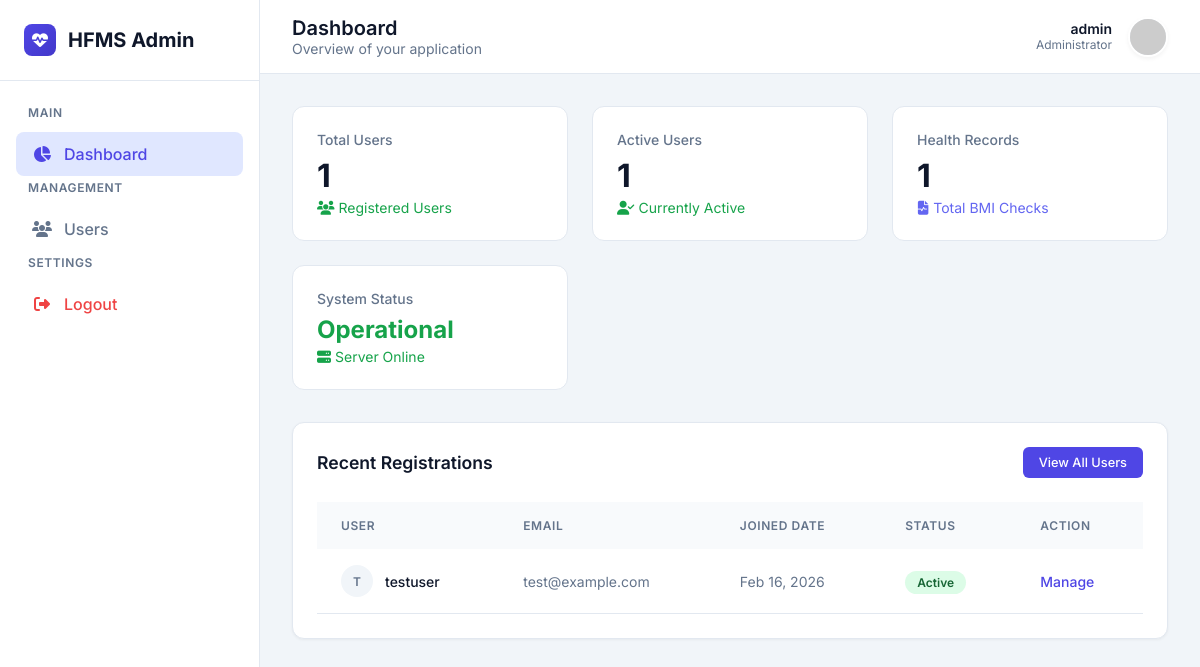
/admin/index.php (signed in), run on the app's committed database.
### tables this page shows
CREATE TABLE user_profiles (
    profile_id INT AUTO_INCREMENT PRIMARY KEY,
    user_id INT NOT NULL UNIQUE,
    full_name VARCHAR(100) NOT NULL,
    date_of_birth DATE,
    age INT,
    gender ENUM('male', 'female', 'other') NOT NULL,
    height_cm DECIMAL(5,2) NOT NULL COMMENT 'Height in centimeters',
    weight_kg DECIMAL(5,2) NOT NULL COMMENT 'Weight in kilograms',
    activity_level ENUM('sedentary', 'light', 'moderate', 'active', 'very_active') DEFAULT 'moderate',
    health_goal ENUM('lose_weight', 'gain_weight', 'maintain', 'build_muscle', 'improve_fitness') DEFAULT 'maintain',
    medical_conditions TEXT,
    profile_image VARCHAR(255) DEFAULT 'default.png',
    created_at TIMESTAMP DEFAULT CURRENT_TIMESTAMP,
    updated_at TIMESTAMP DEFAULT CURRENT_TIMESTAMP ON UPDATE CURRENT_TIMESTAMP,
    
    FOREIGN KEY (user_id) REFERENCES users(user_id) ON DELETE CASCADE,
    INDEX idx_user_id (user_id)
);

CREATE TABLE users (
    user_id INT AUTO_INCREMENT PRIMARY KEY,
    username VARCHAR(50) NOT NULL UNIQUE,
    email VARCHAR(100) NOT NULL UNIQUE,
    password VARCHAR(255) NOT NULL,
    role ENUM('user', 'admin') DEFAULT 'user',
    is_active TINYINT(1) DEFAULT 1,
    created_at TIMESTAMP DEFAULT CURRENT_TIMESTAMP,
    updated_at TIMESTAMP DEFAULT CURRENT_TIMESTAMP ON UPDATE CURRENT_TIMESTAMP,
    
    INDEX idx_email (email),
    INDEX idx_username (username)
);

### config/database.php (called while the page is built, shortened)
<?php
class Database {
    private static $instance = null;
    private $connection;
    private function __construct() {
        try {
            $dsn = "mysql:host=" . DB_HOST . ";dbname=" . DB_NAME . ";charset=" . DB_CHARSET;
            $options = [
                PDO::ATTR_ERRMODE => PDO::ERRMODE_EXCEPTION,
                PDO::ATTR_DEFAULT_FETCH_MODE => PDO::FETCH_ASSOC,
                PDO::ATTR_EMULATE_PREPARES => false,
                PDO::MYSQL_ATTR_INIT_COMMAND => "SET NAMES " . DB_CHARSET
            ];
            $this->connection = new PDO($dsn, DB_USER, DB_PASS, $options);
        } catch (PDOException $e) {
            error_log("Database Connection Error: " . $e->getMessage());
            die("Database connection failed. Please try again later.");
        }
    }
    public static function getInstance() {
        if (self::$instance === null) {
            self::$instance = new self();
        }
        return self::$instance;
    }
    public function getConnection() {
        return $this->connection;
    }
}
function getDBConnection() {
    return Database::getInstance()->getConnection();
}
?>

### includes/User.php (called while the page is built, shortened)
<?php
class User
{
    private $db;
    public function __construct()
    {
        $this->db = getDBConnection();
    }
    public function getUserById($userId)
    {
        try {
            $stmt = $this->db->prepare("
                SELECT u.user_id, u.username, u.email, u.created_at,
                       p.profile_id, p.full_name, p.date_of_birth, p.age,
                       p.gender, p.height_cm, p.weight_kg, p.activity_level,
                       p.health_goal, p.medical_conditions, p.profile_image
                FROM users u
                LEFT JOIN user_profiles p ON u.user_id = p.user_id
                WHERE u.user_id = ?
            ");
            $stmt->execute([$userId]);
            return $stmt->fetch();
        } catch (PDOException $e) {
            error_log("Get User Error: " . $e->getMessage());
            return null;
        }
    }
}
?>

### admin/index.php (the view)
<?php
$pageTitle = 'Dashboard';
require_once 'includes/header.php';
$db = getDBConnection();
$stmt = $db->query("SELECT COUNT(*) FROM users WHERE role = 'user'");
$totalUsers = $stmt->fetchColumn();
$stmt = $db->query("SELECT COUNT(*) FROM users WHERE role = 'user' AND is_active = 1");
$activeUsers = $stmt->fetchColumn();
$stmt = $db->query("SELECT COUNT(*) FROM bmi_records");
$totalReports = $stmt->fetchColumn();
$stmt = $db->query("SELECT * FROM users WHERE role = 'user' ORDER BY created_at DESC LIMIT 5");
$recentUsers = $stmt->fetchAll();
?>
<div class="stats-grid">
    <div class="stat-card">
        <div class="stat-label">Total Users</div>
        <div class="stat-value"><?= number_format($totalUsers) ?></div>
        <div class="stat-trend">
            <i class="fas fa-users"></i> Registered Users
        </div>
    </div>
    <div class="stat-card">
        <div class="stat-label">Active Users</div>
        <div class="stat-value"><?= number_format($activeUsers) ?></div>
        <div class="stat-trend">
            <i class="fas fa-user-check"></i> Currently Active
        </div>
    </div>
    <div class="stat-card">
        <div class="stat-label">Health Records</div>
        <div class="stat-value"><?= number_format($totalReports) ?></div>
        <div class="stat-trend" style="color: #6366f1;">
            <i class="fas fa-file-medical-alt"></i> Total BMI Checks
        </div>
    </div>
    <div class="stat-card">
        <div class="stat-label">System Status</div>
        <div class="stat-value" style="color: #16a34a; font-size: 1.5rem;">Operational</div>
        <div class="stat-trend">
            <i class="fas fa-server"></i> Server Online
        </div>
    </div>
</div>
<div class="card">
    <div style="display: flex; justify-content: space-between; align-items: center; margin-bottom: 1.5rem;">
        <h3 style="font-size: 1.1rem; font-weight: 600;">Recent Registrations</h3>
        <a href="users.php" class="btn btn-primary" style="font-size: 0.8rem;">View All Users</a>
    </div>
    <div class="table-container">
        <table>
            <thead>
                <tr>
                    <th>User</th>
                    <th>Email</th>
                    <th>Joined Date</th>
                    <th>Status</th>
                    <th>Action</th>
                </tr>
            </thead>
            <tbody>
                <?php if (count($recentUsers) > 0): ?>
                    <?php foreach ($recentUsers as $user): ?>
                    <tr>
                        <td style="font-weight: 500;">
                            <div style="display: flex; align-items: center; gap: 0.75rem;">
                                <div style="width: 32px; height: 32px; background: #f1f5f9; border-radius: 50%; display: flex; align-items: center; justify-content: center; font-size: 0.75rem; font-weight: 600; color: #64748b;">
                                    <?= strtoupper(substr($user['username'], 0, 1)) ?>
                                </div>
                                <?= htmlspecialchars($user['username']) ?>
                            </div>
                        </td>
                        <td style="color: var(--text-muted);"><?= htmlspecialchars($user['email']) ?></td>
                        <td style="color: var(--text-muted);"><?= date('M j, Y', strtotime($user['created_at'])) ?></td>
                        <td>
                            <?php if ($user['is_active']): ?>
                                <span class="badge badge-success">Active</span>
                            <?php else: ?>
                                <span class="badge badge-danger">Inactive</span>
                            <?php endif; ?>
                        </td>
                        <td>
                            <a href="users.php" style="color: var(--primary); text-decoration: none; font-weight: 500;">Manage</a>
                        </td>
                    </tr>
                    <?php endforeach; ?>
                <?php else: ?>
                    <tr>
                        <td colspan="5" style="text-align: center; padding: 2rem; color: var(--text-muted);">No users found.</td>
                    </tr>
                <?php endif; ?>
            </tbody>
        </table>
    </div>
</div>
</div>
</main>
</div>
</body>
</html>

### admin/includes/header.php (shortened to what this page needs)
<?php
require_once dirname(dirname(__DIR__)) . '/includes/User.php';
$user = new User();
$currentUser = $user->getUserById($_SESSION['user_id']);
function isActive($page) {
    return basename($_SERVER['PHP_SELF']) == $page ? 'active' : '';
}
?>
<!DOCTYPE html>
<html lang="en">
<head>
    <link rel="stylesheet" href="https://cdnjs.cloudflare.com/ajax/libs/font-awesome/6.4.0/css/all.min.css">
</head>
<body>
    <div class="admin-layout">
        <aside class="sidebar">
            <div class="sidebar-header">
                <div class="brand-icon">
                    <i class="fas fa-heartbeat"></i>
                </div>
                <div class="brand-text">HFMS Admin</div>
            </div>
            <nav class="sidebar-nav">
                <div class="nav-label">Main</div>
                <a href="index.php" class="nav-link <?= isActive('index.php') ?>">
                    <i class="fas fa-chart-pie"></i>
                    Dashboard
                </a>
                <div class="nav-label">Management</div>
                <a href="users.php" class="nav-link <?= isActive('users.php') ?>">
                    <i class="fas fa-users"></i>
                    Users
                </a>
                <div class="nav-label">Settings</div>
                <a href="../logout.php" class="nav-link" style="color: #ef4444;">
                    <i class="fas fa-sign-out-alt"></i>
                    Logout
                </a>
            </nav>
        </aside>
        <main class="main-content">
            <header class="top-header">
                <div class="page-title">
                    <h2><?= $pageTitle ?? 'Dashboard' ?></h2>
                    <p>Overview of your application</p>
                </div>
                <div class="user-menu">
                    <div class="user-info">
                        <div class="user-name"><?= htmlspecialchars($currentUser['username'] ?? 'Admin') ?></div>
                        <div class="user-role">Administrator</div>
                    </div>
                    <div class="avatar">
                        <img src="https://ui-avatars.com/api/?name=Admin&background=4f46e5&color=fff" alt="Admin">
                    </div>
                </div>
            </header>
            <div class="content-wrapper">

### admin/includes/header.php (style rules this page uses)
:root { --primary: #4f46e5; --primary-dark: #4338ca; --secondary: #64748b; --bg-body: #f1f5f9; --bg-card: #ffffff; --border: #e2e8f0; --text-main: #0f172a; --text-muted: #64748b; }
* { box-sizing: border-box; margin: 0; padding: 0; }
body { font-family: 'Inter', sans-serif; background-color: var(--bg-body); color: var(--text-main); height: 100vh; overflow: hidden; }
.admin-layout { display: flex; height: 100vh; }
.sidebar { width: 260px; background: var(--bg-card); border-right: 1px solid var(--border); display: flex; flex-direction: column; flex-shrink: 0; transition: all 0.3s ease; }
.sidebar-header { padding: 1.5rem; display: flex; align-items: center; gap: 0.75rem; border-bottom: 1px solid var(--border); }
.brand-icon { width: 32px; height: 32px; background: linear-gradient(135deg, var(--primary), var(--primary-dark)); color: white; border-radius: 8px; display: flex; align-items: center; justify-content: center; font-size: 1rem; }
.brand-text { font-weight: 700; font-size: 1.25rem; color: var(--text-main); }
.sidebar-nav { padding: 1.5rem 1rem; flex: 1; }
.nav-label { font-size: 0.75rem; text-transform: uppercase; color: var(--text-muted); letter-spacing: 0.05em; margin-bottom: 0.75rem; padding-left: 0.75rem; font-weight: 600; }
.nav-link { display: flex; align-items: center; padding: 0.75rem 1rem; color: var(--secondary); text-decoration: none; border-radius: 8px; margin-bottom: 0.25rem; font-weight: 500; transition: all 0.2s; }
.nav-link.active { background-color: #e0e7ff; color: var(--primary); }
.nav-link i { width: 20px; margin-right: 0.75rem; text-align: center; }
.main-content { flex: 1; overflow-y: auto; display: flex; flex-direction: column; }
.top-header { background: var(--bg-card); border-bottom: 1px solid var(--border); padding: 1rem 2rem; display: flex; justify-content: space-between; align-items: center; position: sticky; top: 0; z-index: 10; }
.page-title h2 { font-size: 1.25rem; font-weight: 600; }
.page-title p { font-size: 0.875rem; color: var(--text-muted); }
.user-menu { display: flex; align-items: center; gap: 1rem; }
.user-info { text-align: right; line-height: 1.2; }
.user-name { font-weight: 600; font-size: 0.875rem; }
.user-role { font-size: 0.75rem; color: var(--text-muted); }
.avatar { width: 40px; height: 40px; background-color: #e2e8f0; border-radius: 50%; display: flex; align-items: center; justify-content: center; overflow: hidden; border: 2px solid white; box-shadow: 0 2px 4px rgba(0,0,0,0.05); }
.avatar img { width: 100%; height: 100%; object-fit: cover; }
.content-wrapper { padding: 2rem; max-width: 1400px; width: 100%; margin: 0 auto; }
.card { background: var(--bg-card); border-radius: 12px; box-shadow: 0 1px 3px rgba(0,0,0,0.05); padding: 1.5rem; border: 1px solid var(--border); }
.stats-grid { display: grid; grid-template-columns: repeat(auto-fit, minmax(240px, 1fr)); gap: 1.5rem; margin-bottom: 2rem; }
.stat-card { background: white; padding: 1.5rem; border-radius: 12px; border: 1px solid var(--border); display: flex; flex-direction: column; }
.stat-label { color: var(--text-muted); font-size: 0.875rem; font-weight: 500; margin-bottom: 0.5rem; }
.stat-value { font-size: 2rem; font-weight: 700; color: var(--text-main); margin-bottom: 0.25rem; }
.stat-trend { font-size: 0.875rem; color: #16a34a; display: flex; align-items: center; gap: 0.25rem; }
.btn { padding: 0.5rem 1rem; border-radius: 6px; border: none; cursor: pointer; font-weight: 500; font-size: 0.875rem; transition: all 0.2s; text-decoration: none; display: inline-flex; align-items: center; gap: 0.5rem; }
.btn-primary { background-color: var(--primary); color: white; }
.table-container { overflow-x: auto; }
table { width: 100%; border-collapse: collapse; font-size: 0.875rem; }
th { text-align: left; padding: 1rem 1.5rem; background-color: #f8fafc; color: var(--text-muted); font-weight: 600; text-transform: uppercase; font-size: 0.75rem; letter-spacing: 0.05em; }
td { padding: 1rem 1.5rem; border-bottom: 1px solid var(--border); color: var(--text-main); }
.badge { padding: 0.25rem 0.75rem; border-radius: 999px; font-size: 0.75rem; font-weight: 600; }
.badge-success { background: #dcfce7; color: #166534; }

### data on the page
user_profiles: user.username "admin"
users: username "T", username "testuser", email "test@example.com", created_at "Feb 16, 2026", is_active "Active"

### other printed values
$pageTitle "Dashboard"
$totalUsers "1"
$activeUsers "1"
$totalReports "1"
